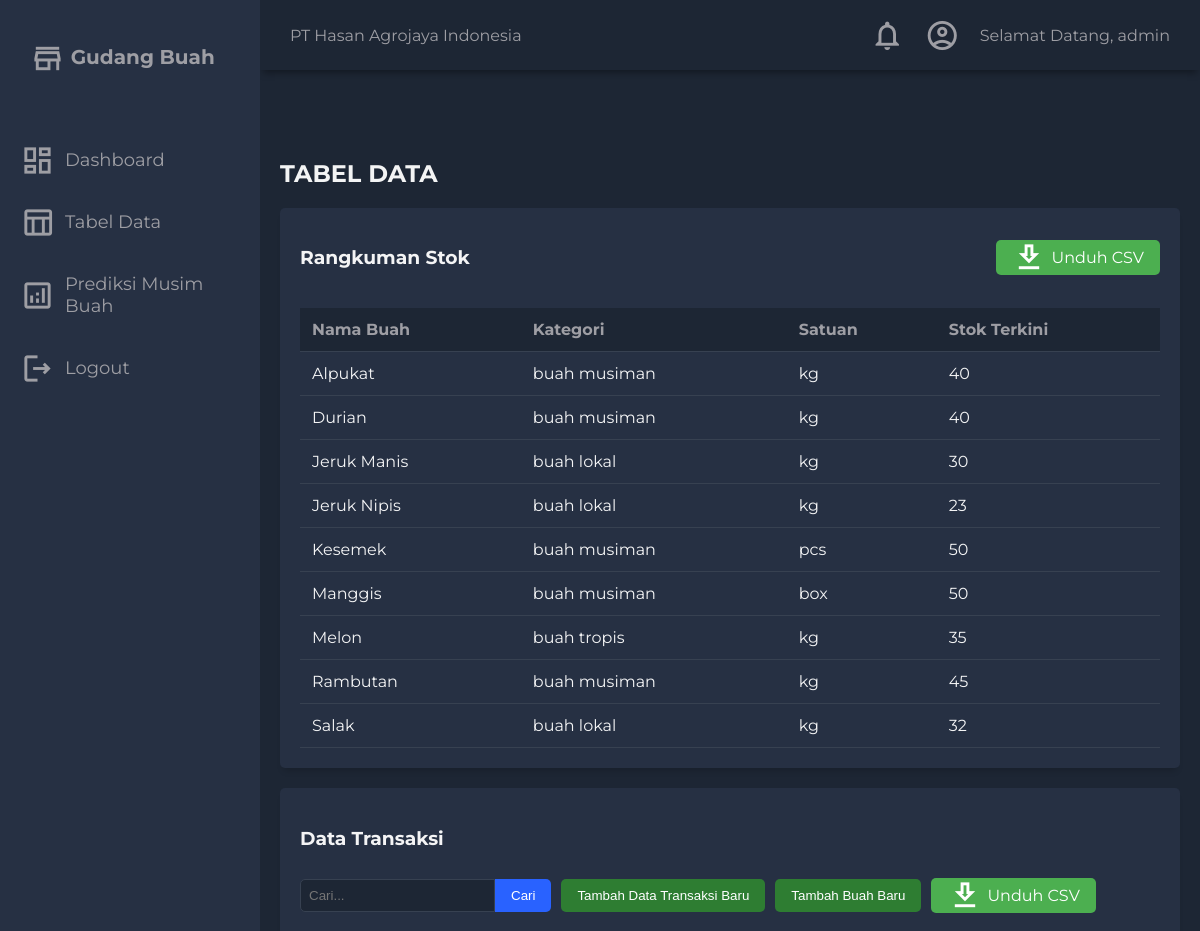
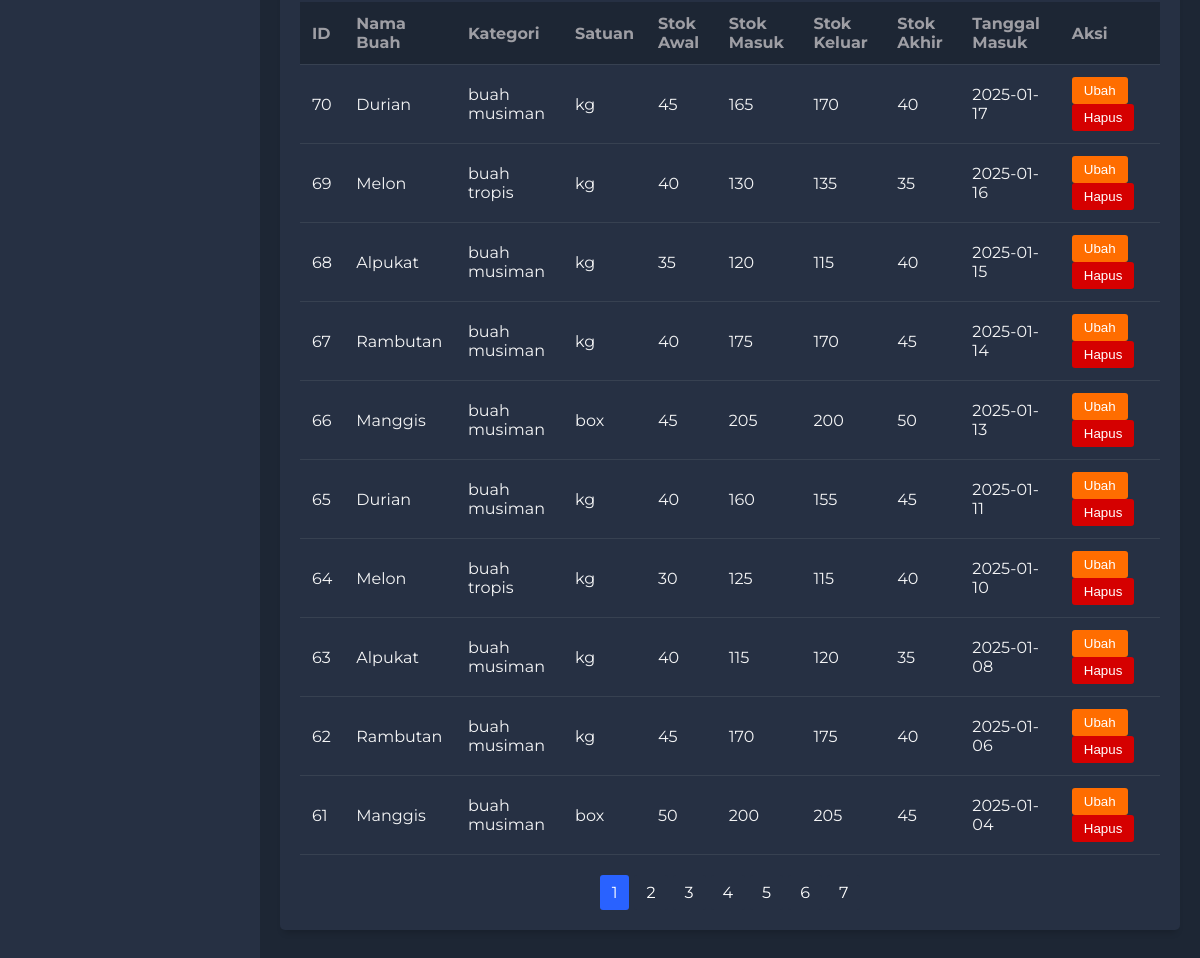
/table.php (signed in), run on the app's committed database (2 pictures, top to bottom).
### tables this page shows
CREATE TABLE `transaksi` (
  `id` int(11) NOT NULL,
  `nama_buah` varchar(100) NOT NULL,
  `kategori` varchar(50) NOT NULL,
  `satuan` varchar(20) NOT NULL,
  `stok_awal` int(11) NOT NULL,
  `stok_masuk` int(11) NOT NULL,
  `stok_keluar` int(11) NOT NULL,
  `stok_akhir` int(11) NOT NULL,
  `tanggal_masuk` date NOT NULL
);

### table.php (the view, shortened to what this page needs)
<?php
include('config.php');
$limit = 10;
$page = isset($_GET['page']) ? $_GET['page'] : 1;
$start = ($page - 1) * $limit;
$search = isset($_GET['search']) ? $_GET['search'] : '';
$search_condition = $search ? "WHERE nama_buah LIKE '%$search%'" : '';
$query_summary = "SELECT
    nama_buah,
    kategori,
    satuan,
    MAX(CASE WHEN id = (
        SELECT MAX(id)
        FROM transaksi t2
        WHERE t2.nama_buah = t1.nama_buah
    ) THEN stok_akhir END) as stok_terkini
FROM transaksi t1
GROUP BY nama_buah, kategori, satuan";
$result_summary = mysqli_query($conn, $query_summary);
$query_transactions = "SELECT * FROM transaksi $search_condition ORDER BY id DESC LIMIT $start, $limit";
$result_transactions = mysqli_query($conn, $query_transactions);
$total_records_query = "SELECT COUNT(*) as total FROM transaksi $search_condition";
$total_result = mysqli_query($conn, $total_records_query);
$total_records = mysqli_fetch_assoc($total_result)['total'];
$total_pages = ceil($total_records / $limit);
$query_notifications = "SELECT t1.nama_buah, t1.stok_akhir
                       FROM transaksi t1
                       INNER JOIN (
                           SELECT nama_buah, MAX(id) as max_id
                           FROM transaksi
                           GROUP BY nama_buah
                       ) t2 ON t1.nama_buah = t2.nama_buah
                       AND t1.id = t2.max_id
                       WHERE t1.stok_akhir < 20";
$result_notifications = mysqli_query($conn, $query_notifications);
$notification_count = mysqli_num_rows($result_notifications);
?>
<!DOCTYPE html>
<html lang="en">
    <head>
        <link rel="stylesheet" href="css\styles.css">
    </head>
    <body>
        <div class="grid-container">
            <header class="header">
                <div class="header-left">
                    <span>PT Hasan Agrojaya Indonesia</span>
                </div>
                <div class="header-right">
                    <div class="notification-badge <?php echo $notification_count > 0 ? 'has-notifications' : ''; ?>">
                        <span class="material-icons-outlined" id="notifButton">notifications</span>
                    </div>
                    <span class="material-icons-outlined">account_circle</span>
                    <span>Selamat Datang, <?php echo $_SESSION['username']; ?></span>
                </div>
            </header>
            <aside id="sidebar">
                <div class="sidebar-title">
                    <div class="sidebar-brand">
                        <span class="material-icons-outlined">store</span> Gudang Buah
                    </div>
                </div>
                <ul class="sidebar-list">
                    <li class="sidebar-list-item">
                        <a href="dashboard.php">
                            <span class="material-icons-outlined">dashboard</span> Dashboard
                        </a>
                    </li>
                    <li class="sidebar-list-item">
                        <a href="table.php" class="active">
                            <span class="material-icons-outlined">table_chart</span> Tabel Data
                        </a>
                    </li>
                    <li class="sidebar-list-item">
                        <a href="https://prediksistokdanmusimbuah.streamlit.app/" target="_blank">
                            <span class="material-icons-outlined">analytics</span> Prediksi Musim Buah
                        </a>
                    </li>
                    <li class="sidebar-list-item">
                        <a href="logout.php">
                            <span class="material-icons-outlined">logout</span> Logout
                        </a>
                    </li>
                </ul>
            </aside>
            <main class="main-container">
                <div class="main-title">
                    <h2>TABEL DATA</h2>
                </div>
                <div class="table-wrapper">
                    <div class="table-header">
                        <h3>Rangkuman Stok</h3>
                        <a href="download_summary_csv.php" class="download-button">
                            <span class="material-icons-outlined">download</span>
                            Unduh CSV
                        </a>
                    </div>
                    <table class="data-table">
                        <thead>
                            <tr>
                                <th>Nama Buah</th>
                                <th>Kategori</th>
                                <th>Satuan</th>
                                <th>Stok Terkini</th>
                            </tr>
                        </thead>
                        <tbody>
                            <?php while ($row = mysqli_fetch_assoc($result_summary)): ?>
                                <tr>
                                    <td><?php echo $row['nama_buah']; ?></td>
                                    <td><?php echo $row['kategori']; ?></td>
                                    <td><?php echo $row['satuan']; ?></td>
                                    <td><?php echo $row['stok_terkini']; ?></td>
                                </tr>
                            <?php endwhile; ?>
                        </tbody>
                    </table>
                </div>
                <div class="table-wrapper">
                    <div class="table-header">
                        <h3>Data Transaksi</h3>
                        <div class="table-actions">
                            <div class="search-add-wrapper">
                                <form class="search-form">
                                    <input type="text" name="search" placeholder="Cari..."
                                           class="search-input" value="<?php echo $search; ?>">
                                    <button type="submit" class="search-button">Cari</button>
                                </form>
                                <button onclick="openAddModal()" class="add-button">Tambah Data Transaksi Baru</button>
                                <button onclick="openAddFruitModal()" class="add-button">Tambah Buah Baru</button>
                            </div>
                            <a href="download_transactions_csv.php" class="download-button">
                                <span class="material-icons-outlined">download</span>
                                Unduh CSV
                            </a>
                        </div>
                    </div>
                    <table class="data-table">
                        <thead>
                            <tr>
                                <th>ID</th>
                                <th>Nama Buah</th>
                                <th>Kategori</th>
                                <th>Satuan</th>
                                <th>Stok Awal</th>
                                <th>Stok Masuk</th>
                                <th>Stok Keluar</th>
                                <th>Stok Akhir</th>
                                <th>Tanggal Masuk</th>
                                <th>Aksi</th>
                            </tr>
                        </thead>
                        <tbody>
                            <?php while ($row = mysqli_fetch_assoc($result_transactions)): ?>
                                <tr>
                                    <td><?php echo $row['id']; ?></td>
                                    <td><?php echo $row['nama_buah']; ?></td>
                                    <td><?php echo $row['kategori']; ?></td>
                                    <td><?php echo $row['satuan']; ?></td>
                                    <td><?php echo $row['stok_awal']; ?></td>
                                    <td><?php echo $row['stok_masuk']; ?></td>
                                    <td><?php echo $row['stok_keluar']; ?></td>
                                    <td><?php echo $row['stok_akhir']; ?></td>
                                    <td><?php echo $row['tanggal_masuk']; ?></td>
                                    <td>
                                        <button onclick='openEditModal(<?php echo json_encode($row); ?>)'
                                                class="action-button edit-button">Ubah</button>
                                        <form method="POST" style="display: inline;">
                                            <button type="submit" name="delete"
                                                    class="action-button delete-button"
                                                    onclick="return confirm('Are you sure you want to delete this record?')">
                                                Hapus
                                            </button>
                                        </form>
                                    </td>
                                </tr>
                            <?php endwhile; ?>
                        </tbody>
                    </table>
                    <div class="pagination">
                        <?php for ($i = 1; $i <= $total_pages; $i++): ?>
                            <a href="?page=<?php echo $i; ?>&search=<?php echo $search; ?>"
                               class="page-link <?php echo $page == $i ? 'active' : ''; ?>">
                                <?php echo $i; ?>
                            </a>
                        <?php endfor; ?>
                    </div>
                </div>
            </main>
        </div>
    </body>
</html>

### css/styles.css (style rules this page uses)
body { margin: 0; padding: 0; background-color: #1d2634; color: #9e9ea4; font-family: 'Montserrat', sans-serif; }
.material-icons-outlined { vertical-align: middle; line-height: 1px; font-size: 35px; cursor: pointer; }
.grid-container { display: grid; grid-template-columns: 260px 1fr 1fr 1fr; grid-template-rows: 0.2fr 3fr; grid-template-areas: 'sidebar header header header' 'sidebar main main main'; height: 100vh; }
.header { grid-area: header; height: 70px; display: flex; align-items: center; justify-content: space-between; padding: 0 30px 0 30px; box-shadow: 0 6px 7px -3px rgba(0, 0, 0, 0.35); }
.header-right { display: flex; align-items: center; gap: 20px; }
.notification-badge { position: relative; display: inline-flex; }
.notification-badge::after { content: ''; position: absolute; top: 0; right: 0; width: 8px; height: 8px; background: #ff0000; border-radius: 50%; display: none; }
#sidebar { grid-area: sidebar; height: 100%; background-color: #263043; overflow-y: auto; transition: all 0.5s; -webkit-transition: all 0.5s; }
.sidebar-title { display: flex; justify-content: space-between; align-items: center; padding: 30px 30px 30px 30px; margin-bottom: 30px; }
.sidebar-brand { margin-top: 15px; font-size: 20px; font-weight: 700; }
.sidebar-list { padding: 0; margin-top: 15px; list-style-type: none; }
.sidebar-list-item { padding: 20px 20px 20px 20px; font-size: 18px; }
.sidebar-list-item > a { text-decoration: none; color: #9e9ea4; display: flex; align-items: center; gap: 10px; }
.main-container { grid-area: main; overflow-y: auto; padding: 20px 20px; color: rgba(255, 255, 255, 0.95); }
.main-title { display: flex; justify-content: space-between; }
.table-wrapper { background-color: #263043; border-radius: 5px; box-shadow: 0 6px 7px -4px rgba(0, 0, 0, 0.2); padding: 20px; margin-bottom: 20px; }
.table-header { display: flex; justify-content: space-between; align-items: center; margin-bottom: 20px; flex-wrap: wrap; gap: 10px; }
.download-button { padding: 8px 16px; background-color: #4CAF50; color: white; border: none; border-radius: 5px; cursor: pointer; text-decoration: none; display: inline-flex; align-items: center; gap: 5px; }
.table-actions { display: flex; gap: 10px; align-items: center; }
.search-add-wrapper { display: flex; gap: 10px; }
.search-form { display: flex; }
.search-input { padding: 8px; border: 1px solid #374151; border-radius: 5px 0 0 5px; background-color: #1d2634; color: #ffffff; }
.search-button { padding: 8px 16px; background-color: #2962ff; color: white; border: none; border-radius: 0 5px 5px 0; cursor: pointer; }
.add-button { padding: 8px 16px; background-color: #2e7d32; color: white; border: none; border-radius: 5px; cursor: pointer; }
.data-table { width: 100%; border-collapse: collapse; margin-top: 20px; }
.data-table th, .data-table td { padding: 12px; text-align: left; border-bottom: 1px solid #374151; }
.data-table th { background-color: #1d2634; color: #9e9ea4; }
.action-button { padding: 6px 12px; border: none; border-radius: 3px; cursor: pointer; margin-right: 5px; }
.edit-button { background-color: #ff6d00; color: white; }
.delete-button { background-color: #d50000; color: white; }
.pagination { display: flex; justify-content: center; margin-top: 20px; gap: 5px; }
.page-link { padding: 8px 12px; background-color: #263043; color: white; border-radius: 3px; text-decoration: none; }
.page-link.active { background-color: #2962ff; }

### data on the page
transaksi: id "70", nama_buah "Durian", kategori "buah musiman", satuan "kg", stok_awal "45", stok_masuk "165", stok_keluar "170", stok_akhir "40", tanggal_masuk "2025-01-17"
transaksi: id "69", nama_buah "Melon", kategori "buah tropis", satuan "kg", stok_awal "40", stok_masuk "130", stok_keluar "135", stok_akhir "35", tanggal_masuk "2025-01-16"
transaksi: id "68", nama_buah "Alpukat", kategori "buah musiman", satuan "kg", stok_awal "35", stok_masuk "120", stok_keluar "115", stok_akhir "40", tanggal_masuk "2025-01-15"
transaksi: id "67", nama_buah "Rambutan", kategori "buah musiman", satuan "kg", stok_awal "40", stok_masuk "175", stok_keluar "170", stok_akhir "45", tanggal_masuk "2025-01-14"
transaksi: id "66", nama_buah "Manggis", kategori "buah musiman", satuan "box", stok_awal "45", stok_masuk "205", stok_keluar "200", stok_akhir "50", tanggal_masuk "2025-01-13"
transaksi: id "65", nama_buah "Durian", kategori "buah musiman", satuan "kg", stok_awal "40", stok_masuk "160", stok_keluar "155", stok_akhir "45", tanggal_masuk "2025-01-11"
transaksi: id "64", nama_buah "Melon", kategori "buah tropis", satuan "kg", stok_awal "30", stok_masuk "125", stok_keluar "115", stok_akhir "40", tanggal_masuk "2025-01-10"
transaksi: id "63", nama_buah "Alpukat", kategori "buah musiman", satuan "kg", stok_awal "40", stok_masuk "115", stok_keluar "120", stok_akhir "35", tanggal_masuk "2025-01-08"
transaksi: id "62", nama_buah "Rambutan", kategori "buah musiman", satuan "kg", stok_awal "45", stok_masuk "170", stok_keluar "175", stok_akhir "40", tanggal_masuk "2025-01-06"
transaksi: id "61", nama_buah "Manggis", kategori "buah musiman", satuan "box", stok_awal "50", stok_masuk "200", stok_keluar "205", stok_akhir "45", tanggal_masuk "2025-01-04"

### other printed values
$_SESSION['username'] "admin"
$row['nama_buah'] "Alpukat"
$row['kategori'] "buah musiman"
$row['satuan'] "kg"
$row['stok_terkini'] "40"
$row['nama_buah'] "Durian"
$row['nama_buah'] "Jeruk Manis"
$row['kategori'] "buah lokal"
$row['stok_terkini'] "30"
$row['nama_buah'] "Jeruk Nipis"
$row['stok_terkini'] "23"
$row['nama_buah'] "Kesemek"
$row['satuan'] "pcs"
$row['stok_terkini'] "50"
$row['nama_buah'] "Manggis"
